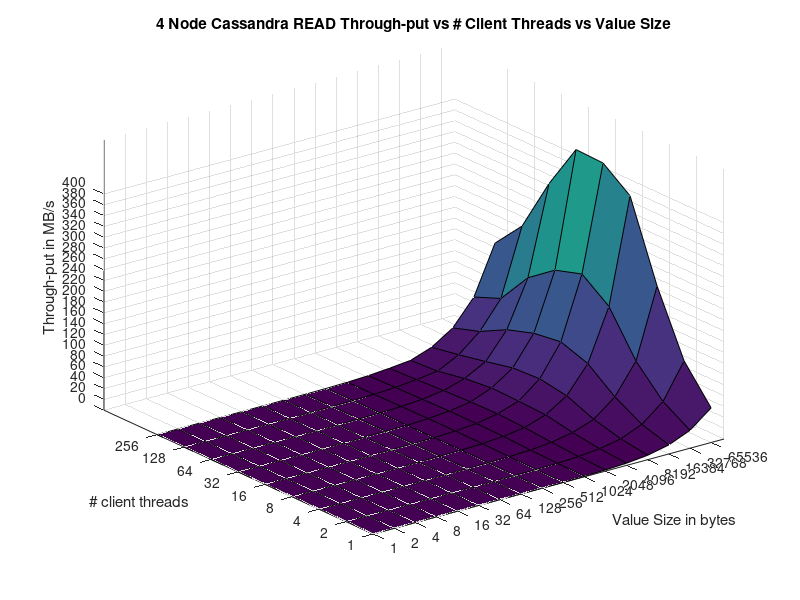

Write MATLAB code to recreate this figure.
x = dlmread('cas4_thru_read.csv', ',')
threads = [1,2,4,8,16,32,64,128,256]
threads = threads'
#val_len = [1,2,4,8,16,32,64,128,256,512,1024]
val_len = [1,2,4,8,16,32,64,128,256,512,1024,2048,4096,8192,16384,32768,65536]
val_len = val_len'

z = x(:,3)
z = reshape(z, 9, 17)

surf(val_len, threads, z)
set(gca, 'Xscale', 'log')
set(gca, 'Yscale', 'log')
set(gca, 'Zscale', 'linear')

set(gca, 'Xtick', val_len')
set(gca, 'Xticklabel', val_len')
xlabel('Value Size in bytes')

set(gca, 'Ytick', threads')
set(gca, 'Yticklabel', threads')
ylabel('# client threads')

time = [0,20,40,60,80,100,120,140,160,180,200,220,240,260,280,300,320,340,360,380,400]
set(gca, 'Ztick', time)
set(gca, 'Zticklabel', time)
zlabel('Through-put in MB/s')

title('4 Node Cassandra READ Through-put vs # Client Threads vs Value Size')


print -dpng cas4_thru_read.png
